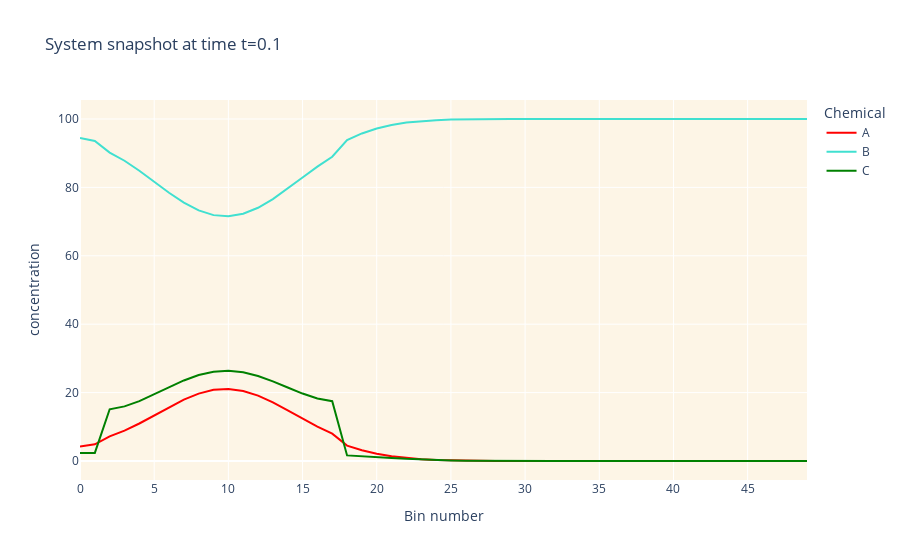

The notebook cell saved with this chart:
### Code cell
bio.react_diffuse(total_duration=0.025, time_step=0.001)
bio.visualize_system()

### Figure 1 — Plotly figure (JSON) as saved in the notebook; plotly's stock layout.template omitted (floating-point values rounded to 4 significant figures)
{"data": [{"hovertemplate": "Chemical=A<br>Bin number=%{x}<br>concentration=%{y}<extra></extra>", "legendgroup": "A", "line": {"color": "red", "dash": "solid"}, "marker": {"symbol": "circle"}, "mode": "lines", "name": "A", "orientation": "v", "showlegend": true, "type": "scatter", "x": [0, 1, 2, 3, 4, 5, 6, 7, 8, 9, 10, 11, 12, 13, 14, 15, 16, 17, 18, 19, 20, 21, 22, 23, 24, 25, 26, 27, 28, 29, 30, 31, 32, 33, 34, 35, 36, 37, 38, 39, 40, 41, 42, 43, 44, 45, 46, 47, 48, 49], "xaxis": "x", "y": [4.272, 4.865, 7.209, 8.882, 10.97, 13.32, 15.73, 17.95, 19.71, 20.81, 21.08, 20.48, 19.12, 17.15, 14.82, 12.39, 10.05, 7.976, 4.5, 3.131, 2.102, 1.361, 0.8502, 0.5123, 0.2978, 0.1669, 0.09019, 0.04698, 0.02359, 0.01142, 0.005325, 0.002394, 0.001037, 0.0004328, 0.0001741, 6.751e-05, 2.523e-05, 9.092e-06, 3.16e-06, 1.059e-06, 3.426e-07, 1.07e-07, 3.227e-08, 9.408e-09, 2.654e-09, 7.25e-10, 1.92e-10, 4.939e-11, 1.25e-11, 3.714e-12], "yaxis": "y"}, {"hovertemplate": "Chemical=B<br>Bin number=%{x}<br>concentration=%{y}<extra></extra>", "legendgroup": "B", "line": {"color": "turquoise", "dash": "solid"}, "marker": {"symbol": "circle"}, "mode": "lines", "name": "B", "orientation": "v", "showlegend": true, "type": "scatter", "x": [0, 1, 2, 3, 4, 5, 6, 7, 8, 9, 10, 11, 12, 13, 14, 15, 16, 17, 18, 19, 20, 21, 22, 23, 24, 25, 26, 27, 28, 29, 30, 31, 32, 33, 34, 35, 36, 37, 38, 39, 40, 41, 42, 43, 44, 45, 46, 47, 48, 49], "xaxis": "x", "y": [94.43, 93.57, 90.18, 87.8, 84.88, 81.66, 78.44, 75.54, 73.27, 71.89, 71.56, 72.3, 74.04, 76.57, 79.63, 82.89, 86.08, 88.96, 93.85, 95.78, 97.23, 98.25, 98.95, 99.39, 99.66, 99.82, 99.91, 99.95, 99.98, 99.99, 100.0, 100.0, 100.0, 100.0, 100.0, 100.0, 100.0, 100.0, 100.0, 100.0, 100.0, 100.0, 100.0, 100.0, 100.0, 100.0, 100.0, 100.0, 100.0, 100.0], "yaxis": "y"}, {"hovertemplate": "Chemical=C<br>Bin number=%{x}<br>concentration=%{y}<extra></extra>", "legendgroup": "C", "line": {"color": "green", "dash": "solid"}, "marker": {"symbol": "circle"}, "mode": "lines", "name": "C", "orientation": "v", "showlegend": true, "type": "scatter", "x": [0, 1, 2, 3, 4, 5, 6, 7, 8, 9, 10, 11, 12, 13, 14, 15, 16, 17, 18, 19, 20, 21, 22, 23, 24, 25, 26, 27, 28, 29, 30, 31, 32, 33, 34, 35, 36, 37, 38, 39, 40, 41, 42, 43, 44, 45, 46, 47, 48, 49], "xaxis": "x", "y": [2.339, 2.362, 15.12, 15.97, 17.51, 19.47, 21.58, 23.55, 25.12, 26.11, 26.39, 25.94, 24.85, 23.29, 21.48, 19.72, 18.3, 17.48, 1.64, 1.455, 1.186, 0.9034, 0.6493, 0.4431, 0.2884, 0.1795, 0.1071, 0.06131, 0.03374, 0.01786, 0.009104, 0.004471, 0.002116, 0.0009658, 0.0004252, 0.0001807, 7.411e-05, 2.936e-05, 1.123e-05, 4.153e-06, 1.484e-06, 5.129e-07, 1.715e-07, 5.549e-08, 1.738e-08, 5.278e-09, 1.554e-09, 4.442e-10, 1.253e-10, 4.19e-11], "yaxis": "y"}], "layout": {"autosize": true, "legend": {"title": {"text": "Chemical"}, "tracegroupgap": 0}, "plot_bgcolor": "oldlace", "title": {"text": "System snapshot at time t=0.1"}, "xaxis": {"anchor": "y", "autorange": true, "domain": [0, 1], "range": [0, 49], "title": {"text": "Bin number"}, "type": "linear"}, "yaxis": {"anchor": "x", "autorange": true, "domain": [0, 1], "range": [-5.556, 105.6], "title": {"text": "concentration"}, "type": "linear"}}}
